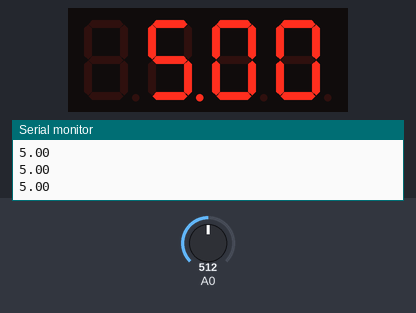
Bench run of a sketch on a simulated Arduino Uno, built with avr-gcc and run on an emulated ATmega328P. Parts: 4-digit seven-segment display, the last lines printed to the serial monitor. Wiring (inferred from the names in the program): 4-digit 7-segment display, segments lit when HIGH: segments A1, A2, A3, pin 2, pin 4, pin 7, pin 8, pin 13; digit selects pin 5, pin 6, pin 9, pin 10. The inputs (shaded band) are chosen by the test bench; at power-on: A0 = 512. The segment pins are drawn as the display they are named for.

Above: at 1.2 s.
1.3 s: A0 set to 716
At 2.0 s:
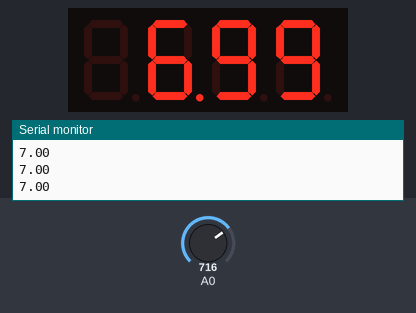
2.8 s: A0 set to 900
At 3.2 s:
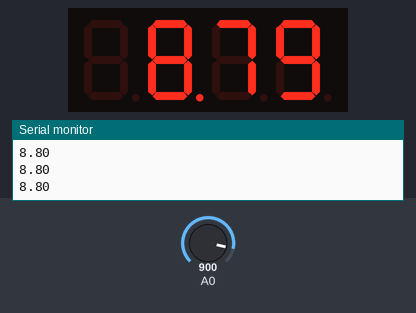
4.3 s: A0 set to 1023
At 5.5 s:
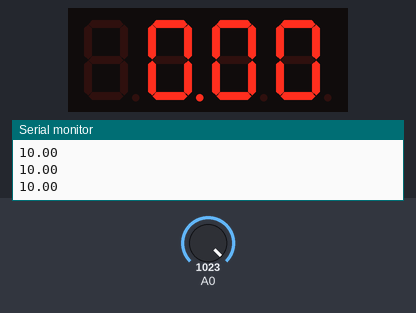
Timing chart, 0 to 7.3 s (numbered marks = the images above; inputs shaded):
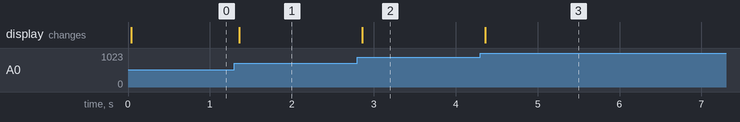

Measured:
- after the input at 1.3 s, the display: changes after 0.06 s (image 1)
- after the input at 2.8 s, the display: changes after 0.06 s (image 2)
- after the input at 4.3 s, the display: changes after 0.06 s (image 3)

The sketch:

7segment14_63010524_______.ino
```cpp
int segmentA = A1;
int segmentB = A2;
int segmentC = A3;
int segmentD = 2;
int segmentE = 4
;
int segmentF = 7;
int segmentG = 8;
int segmentDP = 13;
int digit1 = 5;
int digit2 = 6;
int digit3 = 9;
int digit4 = 10;
void setup()
{
pinMode(segmentA, OUTPUT);
pinMode(segmentB, OUTPUT);
pinMode(segmentC, OUTPUT);
pinMode(segmentD, OUTPUT);
pinMode(segmentE, OUTPUT);
pinMode(segmentF, OUTPUT);
pinMode(segmentG, OUTPUT);
pinMode(segmentDP, OUTPUT);
pinMode(digit1, OUTPUT);
pinMode(digit2, OUTPUT);
pinMode(digit3, OUTPUT);
pinMode(digit4, OUTPUT);
Serial.begin(9600);
}

void loop()
{
int sensorValue = analogRead(A0);
float voltage = sensorValue * (10.0 / 1023.0);
Serial.println(voltage);

int intVoltage = voltage*100;
int digit4 = intVoltage%10;
intVoltage = (intVoltage-digit4)/10;
int digit3 = intVoltage%10;
intVoltage = (intVoltage-digit3)/10;
int digit2 = intVoltage%10;
if(intVoltage<10)
{ digit1 = 0;
} else {intVoltage = (intVoltage-digit2)/10;
int digit1 = intVoltage;}


displaySegment(1,digit1,2);
displaySegment(2,digit2,2);
displaySegment(3,digit3,2);
displaySegment(4,digit4,2);

}

void displaySegment(int digitToDisplay,char numberToDisplay,int delayToDisplay)
{
switch (digitToDisplay)
{
  case 1:
  digitalWrite(digit1,HIGH);
  break;
  case 2:
  digitalWrite(digit2,HIGH);
  digitalWrite(segmentDP, HIGH);
  break;
  case 3:
  digitalWrite(digit3,HIGH);
  break;
  case 4:
  digitalWrite(digit4,HIGH);
  break;
}
switch (numberToDisplay)
{
case 0:                         //แสดงผลเลข 0
digitalWrite(segmentA, HIGH);
digitalWrite(segmentB, HIGH);
digitalWrite(segmentC, HIGH);
digitalWrite(segmentD, HIGH);
digitalWrite(segmentE, HIGH);
digitalWrite(segmentF, HIGH);
digitalWrite(segmentG, LOW);
break;
case 1:                         //แสดงผลเลข 1
digitalWrite(segmentA, LOW);
digitalWrite(segmentB, HIGH);
digitalWrite(segmentC, HIGH);
digitalWrite(segmentD, LOW);
digitalWrite(segmentE, LOW);
digitalWrite(segmentF, LOW);
digitalWrite(segmentG, LOW);
break;
case 2: ;                       //แสดงผลเลข 2
digitalWrite(segmentA, HIGH);
digitalWrite(segmentB, HIGH);
digitalWrite(segmentC, LOW);
digitalWrite(segmentD, HIGH);
digitalWrite(segmentE, HIGH);
digitalWrite(segmentF, LOW);
digitalWrite(segmentG, HIGH);
break;
case 3: ;                       //แสดงผลเลข 3
digitalWrite(segmentA, HIGH);
digitalWrite(segmentB, HIGH);
digitalWrite(segmentC, HIGH);
digitalWrite(segmentD, HIGH);
digitalWrite(segmentE, LOW);
digitalWrite(segmentF, LOW);
digitalWrite(segmentG, HIGH);
break;
case 4:                         //แสดงผลเลข 4
digitalWrite(segmentA, LOW);
digitalWrite(segmentB, HIGH);
digitalWrite(segmentC, HIGH);
digitalWrite(segmentD, LOW);
digitalWrite(segmentE, LOW);
digitalWrite(segmentF, HIGH);
digitalWrite(segmentG, HIGH);
break;
case 5:                         //แสดงผลเลข 5
digitalWrite(segmentA, HIGH);
digitalWrite(segmentB, LOW);
digitalWrite(segmentC, HIGH);
digitalWrite(segmentD, HIGH);
digitalWrite(segmentE, LOW);
digitalWrite(segmentF, HIGH);
digitalWrite(segmentG, HIGH);
break;
case 6:                         //แสดงผลเลข 6
digitalWrite(segmentA, HIGH);
digitalWrite(segmentB, LOW);
digitalWrite(segmentC, HIGH);
digitalWrite(segmentD, HIGH);
digitalWrite(segmentE, HIGH);
digitalWrite(segmentF, HIGH);
digitalWrite(segmentG, HIGH);
break;
case 7:                         //แสดงผลเลข 7
digitalWrite(segmentA, HIGH);
digitalWrite(segmentB, HIGH);
digitalWrite(segmentC, HIGH);
digitalWrite(segmentD, LOW);
digitalWrite(segmentE, LOW);
digitalWrite(segmentF, LOW);
digitalWrite(segmentG, LOW);
break;
case 8:                         //แสดงผลเลข 8
digitalWrite(segmentA, HIGH);
digitalWrite(segmentB, HIGH);
digitalWrite(segmentC, HIGH);
digitalWrite(segmentD, HIGH);
digitalWrite(segmentE, HIGH);
digitalWrite(segmentF, HIGH);
digitalWrite(segmentG, HIGH);
break;
case 9:                         //แสดงผลเลข 9
digitalWrite(segmentA, HIGH);
digitalWrite(segmentB, HIGH);
digitalWrite(segmentC, HIGH);
digitalWrite(segmentD, HIGH);
digitalWrite(segmentE, LOW);
digitalWrite(segmentF, HIGH);
digitalWrite(segmentG, HIGH);
break;
}
delay(delayToDisplay);
digitalWrite(segmentDP, LOW);
digitalWrite(digit1,LOW);
digitalWrite(digit2,LOW);
digitalWrite(digit3,LOW);
digitalWrite(digit4,LOW);
}
```
